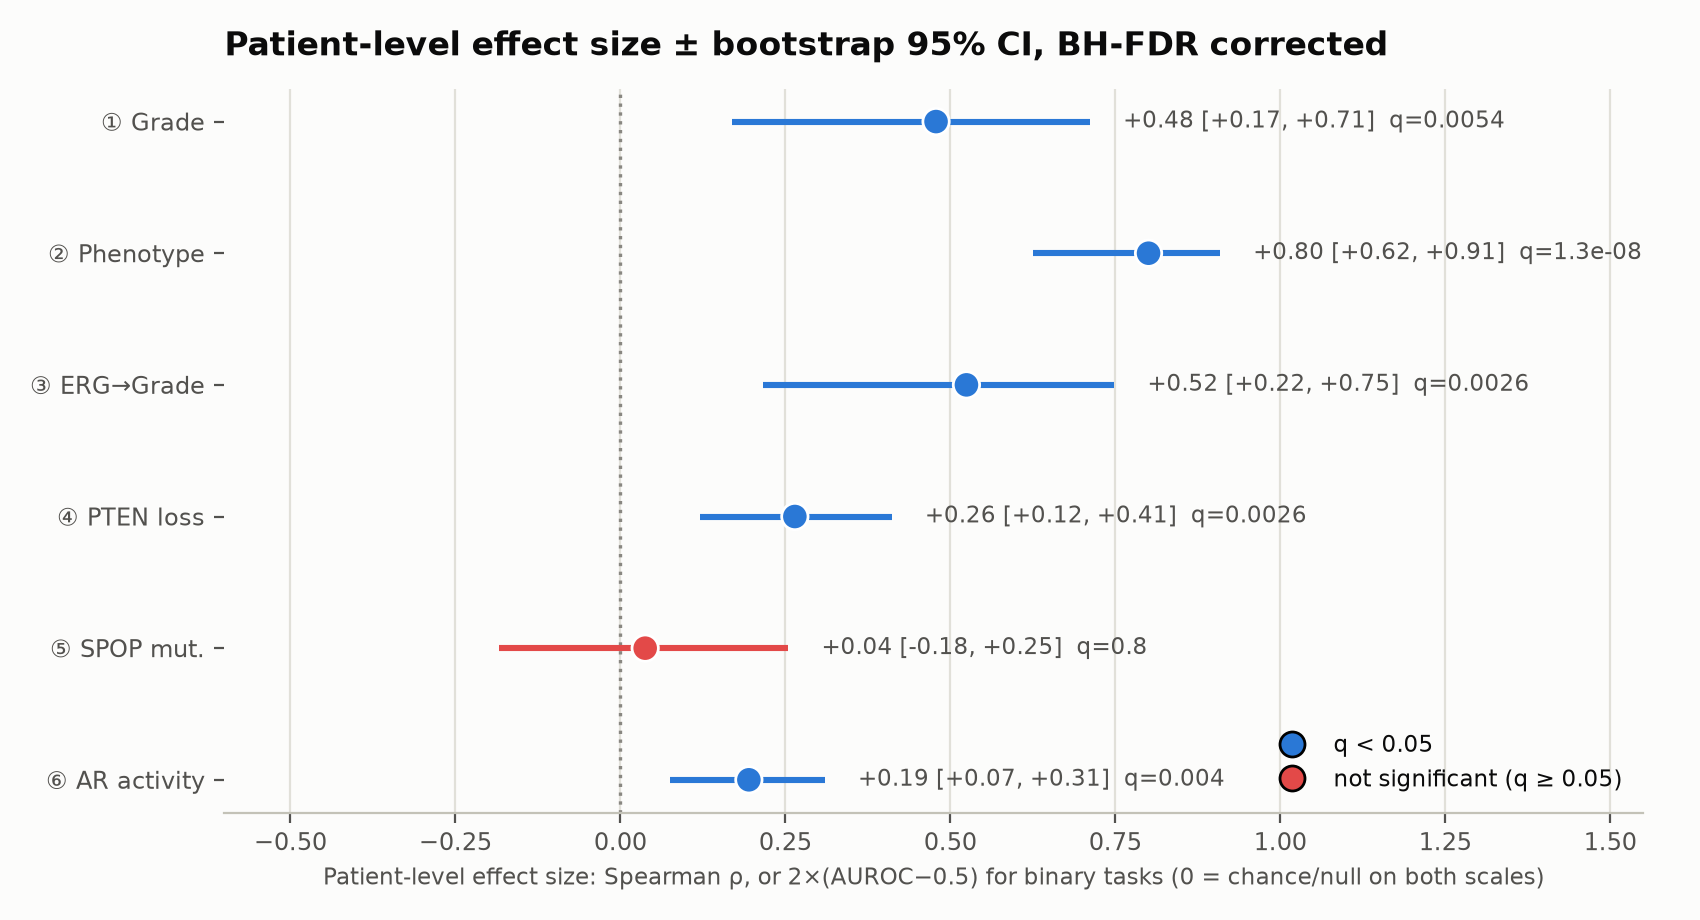

The Python source for this figure:
"""Figure 5: forest plot of the 6 pre-registered pool markers, patient-level effect size with
bootstrap 95% CI (from resources/projects/prostate_biomarker_validation/model_workspace/statistical_corrections_summary.csv -- BH-FDR corrected,
2000-resample patient-cluster bootstrap, already computed and reported in report.tex Table 20;
this script only visualizes those numbers). AUROC-based markers (④,⑤ binary tasks) are
rescaled to 2*(AUROC-0.5) so 0 = chance on the SAME axis as Spearman rho (also 0 = null) --
noted explicitly on the axis label, not silently conflated.
"""
import matplotlib
matplotlib.use("Agg")
import matplotlib.pyplot as plt
import numpy as np
import pandas as pd
from pathlib import Path

ROOT = Path(__file__).resolve().parents[4]
BLUE = "#2a78d6"
RED = "#e34948"
GRID = "#e1e0d9"

df = pd.read_csv(f"{ROOT}/resources/projects/prostate_biomarker_validation/model_workspace/statistical_corrections_summary.csv").iloc[:6].copy()
df["marker_label"] = ["① Grade", "② Phenotype", "③ ERG→Grade", "④ PTEN loss",
                       "⑤ SPOP mut.", "⑥ AR activity"]

def rescale(row):
    if row["task"] == "binary":
        return 2 * (row["patient_metric"] - 0.5), 2 * (row["patient_ci_lo"] - 0.5), \
               2 * (row["patient_ci_hi"] - 0.5)
    return row["patient_metric"], row["patient_ci_lo"], row["patient_ci_hi"]

vals = df.apply(rescale, axis=1, result_type="expand")
vals.columns = ["est", "lo", "hi"]
df = pd.concat([df, vals], axis=1)
df = df.iloc[::-1].reset_index(drop=True)  # top-to-bottom = ①..⑥

fig, ax = plt.subplots(figsize=(8.5, 4.6), dpi=200)
fig.patch.set_facecolor("#fcfcfb")
ax.set_facecolor("#fcfcfb")

y = np.arange(len(df))
sig = df["patient_q_BH_FDR"] < 0.05
colors = [BLUE if s else RED for s in sig]

ax.hlines(y, df["lo"], df["hi"], color=colors, linewidth=2.2, zorder=2)
ax.scatter(df["est"], y, s=90, color=colors, zorder=3, edgecolors="white", linewidths=1)
ax.axvline(0, color="#898781", linewidth=1.2, linestyle=":", zorder=1)

for yi, (est, lo, hi, q, metric_kind) in enumerate(
        zip(df["est"], df["lo"], df["hi"], df["patient_q_BH_FDR"], df["task"])):
    unit = "AUROC-scale" if metric_kind == "binary" else "ρ"
    ax.text(hi + 0.05, yi, f"{est:+.2f} [{lo:+.2f}, {hi:+.2f}]  q={q:.2g}",
            va="center", fontsize=8.2, color="#52514e")

ax.set_yticks(y)
ax.set_yticklabels(df["marker_label"], fontsize=10, color="#0b0b0b")
ax.set_xlabel("Patient-level effect size: Spearman ρ, or 2×(AUROC−0.5) for binary tasks "
              "(0 = chance/null on both scales)", fontsize=8.3, color="#52514e")
ax.set_xlim(-0.6, 1.55)
ax.set_title("Patient-level effect size ± bootstrap 95% CI, BH-FDR corrected",
              fontsize=12, color="#0b0b0b", loc="left", fontweight="bold", pad=12)
ax.grid(axis="x", color=GRID, linewidth=0.8, zorder=0)
ax.set_axisbelow(True)
for spine in ["top", "right", "left"]:
    ax.spines[spine].set_visible(False)
ax.spines["bottom"].set_color("#c3c2b7")
ax.tick_params(colors="#52514e", labelsize=8.5)

handles = [plt.Line2D([0], [0], marker="o", color="none", markerfacecolor=BLUE, markersize=9,
                       label="q < 0.05"),
           plt.Line2D([0], [0], marker="o", color="none", markerfacecolor=RED, markersize=9,
                       label="not significant (q ≥ 0.05)")]
ax.legend(handles=handles, loc="lower right", frameon=False, fontsize=8.3, labelcolor="#0b0b0b")

plt.tight_layout()
out = f"{ROOT}/paper/figures/fig5_forest_plot.pdf"
plt.savefig(out, facecolor=fig.get_facecolor())
plt.savefig(out.replace(".pdf", ".png"), facecolor=fig.get_facecolor())
print(f"saved {out}")
